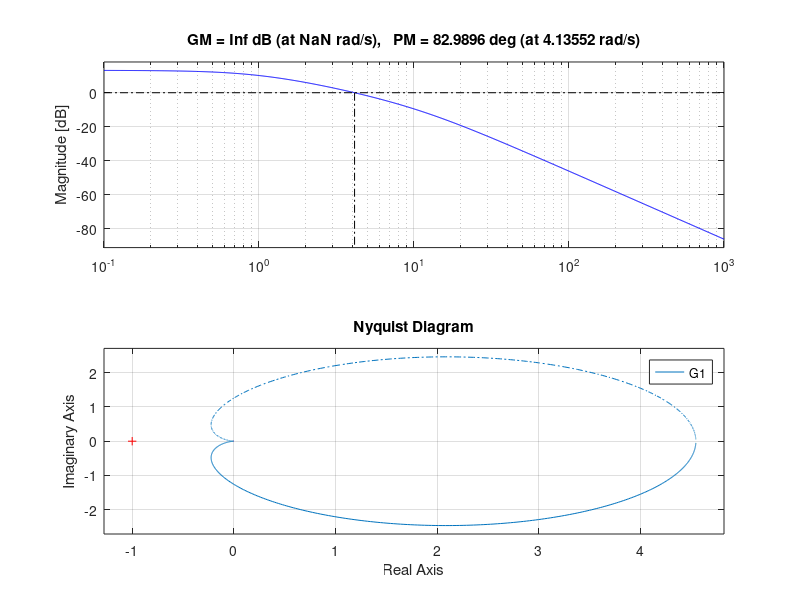
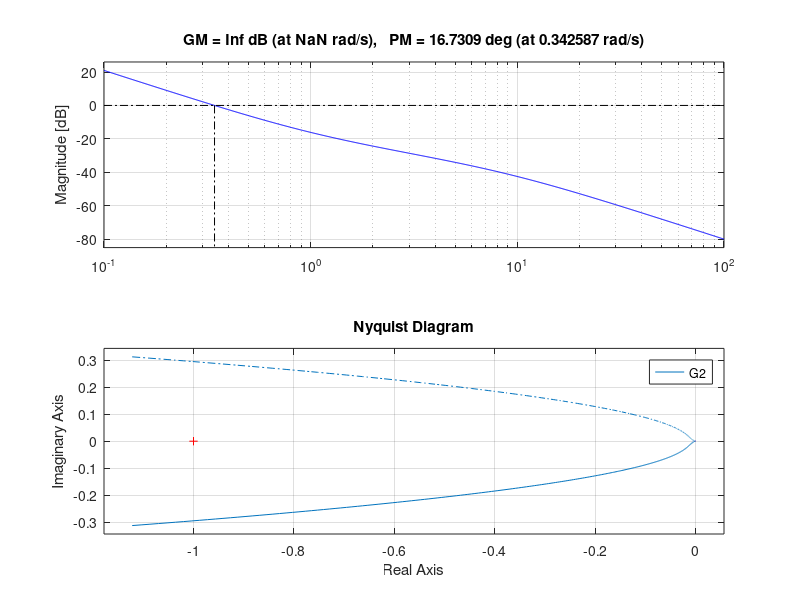
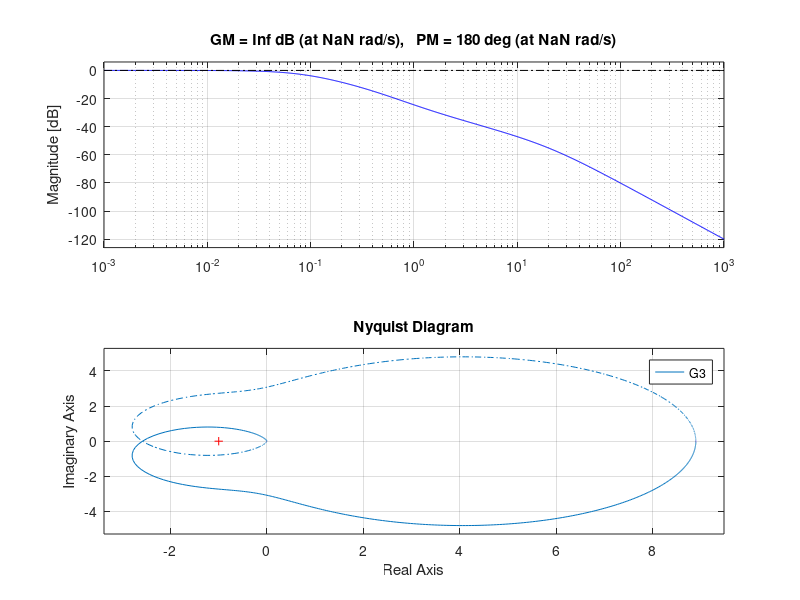

Recreate these plots in MATLAB, in order.
%% Root locus: 
% Example 1: Stable system
G1 = tf([50],[1 12 11]);
figure(1)
rlocus(G1)
% Example 2: Marginally Stable
G2 = tf([1 1],[1 9 0 0]);
figure(2)
rlocus(G2)
% Example 3: Unstable
G3 = tf([1 1],[1 -20 -10 1])
figure(3)
rlocus(G3)
%% Bode plot
% Example 1: Stable system
G1 = tf([50],[1 12 11]);
figure(1)
margin(G1);
grid on;
% Example 2: Marginally Stable
G2 = tf([1 1],[1 9 0 0]);
figure(2)
margin(G2);
grid on;
% Example 3: Unstable
G3 = tf([1 1],[1 -20 -10 1]);
figure(3)
margin(G3);
grid on;
%% Nyquist plot
% Example 1: Stable system
G1 = tf([50],[1 12 11]);
figure(1)
nyquist(G1)
grid on;
% Example 2: Marginally Stable
G2 = tf([1 1],[1 9 0 0]);
figure(2)
nyquist(G2)
grid on;
% Example 3: Unstable
G3 = tf([400],[1 4 50 45]);
%G3=tf([1 1],[1 -20 -10 1])
figure(3)
nyquist(G3)
grid on;